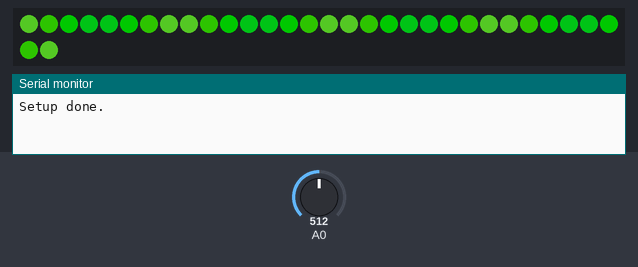
This sketch was run on a simulated Arduino Uno, built with avr-gcc and run on an emulated ATmega328P. Parts: 32 RGB LEDs in strip order, left to right, continuing on the next row, the last lines printed to the serial monitor. The inputs (shaded band) are chosen by the test bench; at power-on: A0 = 512. Dim RGB values are drawn brighter than linear; random numbers use the default seed unless the sketch sets one.

Above: at 3.1 s.
3.3 s: A0 set to 122
At 4.3 s:
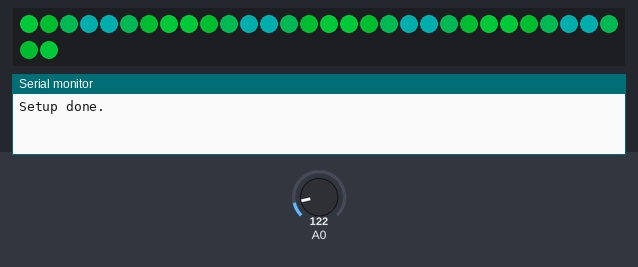
17.5 s: A0 set to 306
At 21.37 s:
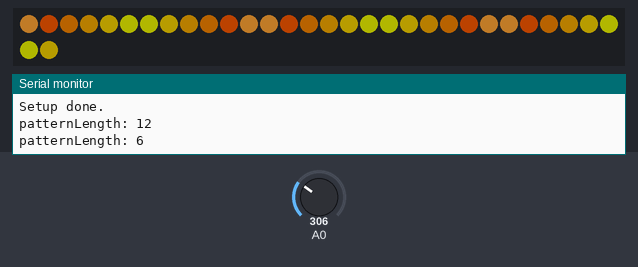
At 21.93 s:
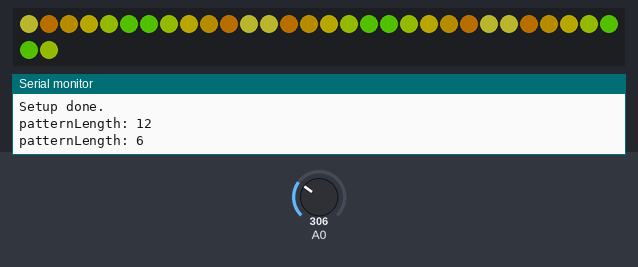

The sketch:

memmove8_pattern_mirrored.ino
```cpp
//***************************************************************
// Messing around based on someone's question about reversing
// the order of a range of pixels.
// Builds on my memmove8_pattern_copy.ino example.  Please see
// that sketch for more info and comments.
//
// Marc Miller, April 2020
//***************************************************************


#include "FastLED.h"
#define LED_TYPE LPD8806
#define DATA_PIN 11
#define CLOCK_PIN 13
#define COLOR_ORDER GRB
#define BRIGHTNESS 100
#define NUM_LEDS 32
CRGB leds[NUM_LEDS];

const uint8_t patternMinLength = 3;
const uint8_t patternMaxLength = 12;
CRGB mirroredLeds[patternMaxLength];

uint8_t hue;

//---------------------------------------------------------------
void setup() {
  Serial.begin(115200);  // Allows serial monitor output (check baud rate)
  delay(2000);  // Startup delay
  FastLED.addLeds<LED_TYPE, DATA_PIN, CLOCK_PIN, COLOR_ORDER>(leds, NUM_LEDS);
  FastLED.setBrightness(BRIGHTNESS);
  FastLED.clear();
  FastLED.show();
  Serial.println("Setup done.  \n");
}


//---------------------------------------------------------------
void loop() {

  repeatingPatternMirrored();
  FastLED.show();

}//end_main_loop


//---------------------------------------------------------------
void repeatingPatternMirrored() {
  static uint8_t patternLength = 4;  // This changes [random number between pattern Min and Max length]
  static uint8_t pRepeat = NUM_LEDS / patternLength;
  static uint8_t pDiff = NUM_LEDS % patternLength;

  EVERY_N_SECONDS(10) {
    random16_add_entropy(random16() + analogRead(A0));
    patternLength = random8(patternMinLength,patternMaxLength+1);
    pRepeat = NUM_LEDS / patternLength;
    pDiff = NUM_LEDS % patternLength;
    Serial.print("patternLength: "); Serial.println(patternLength);
    hue = hue + random8(100,160);
  }

  fill_rainbow( leds, patternLength, hue + (millis()/40), 10 );
  leds[0] += CHSV(hue+128,255,190);  // optional visual to help see repeat of pattern
  memmove8( &mirroredLeds[0], &leds[0], (patternLength)*sizeof(CRGB) );  // copy pattern to mirroredLeds array

  // mirror pixels in CRGB mirroredLeds array
  for (uint8_t i=0; i<patternLength/2; i++) {
    CRGB temp = mirroredLeds[i];
    mirroredLeds[i] = mirroredLeds[patternLength-1-i];
    mirroredLeds[patternLength-1-i] = temp;
  }

  for (uint8_t i=0; i < pRepeat; i++) {
    if ( mod8(i,2) == 0) {
      memmove8( &leds[i*patternLength], &leds[0], (patternLength)*sizeof(CRGB) );
    } else {
      memmove8( &leds[i*patternLength], &mirroredLeds[0], (patternLength)*sizeof(CRGB) );
    }
  }

  if (pDiff != 0) {  // copy the remaining pixels
    if ( mod8(pRepeat,2) == 0) {
      memmove8( &leds[NUM_LEDS - pDiff], &leds[0], (pDiff)*sizeof(CRGB) );
    } else {
      memmove8( &leds[NUM_LEDS - pDiff], &mirroredLeds[0], (pDiff)*sizeof(CRGB) );
    }
  }

}//end_CopyPixels
```
